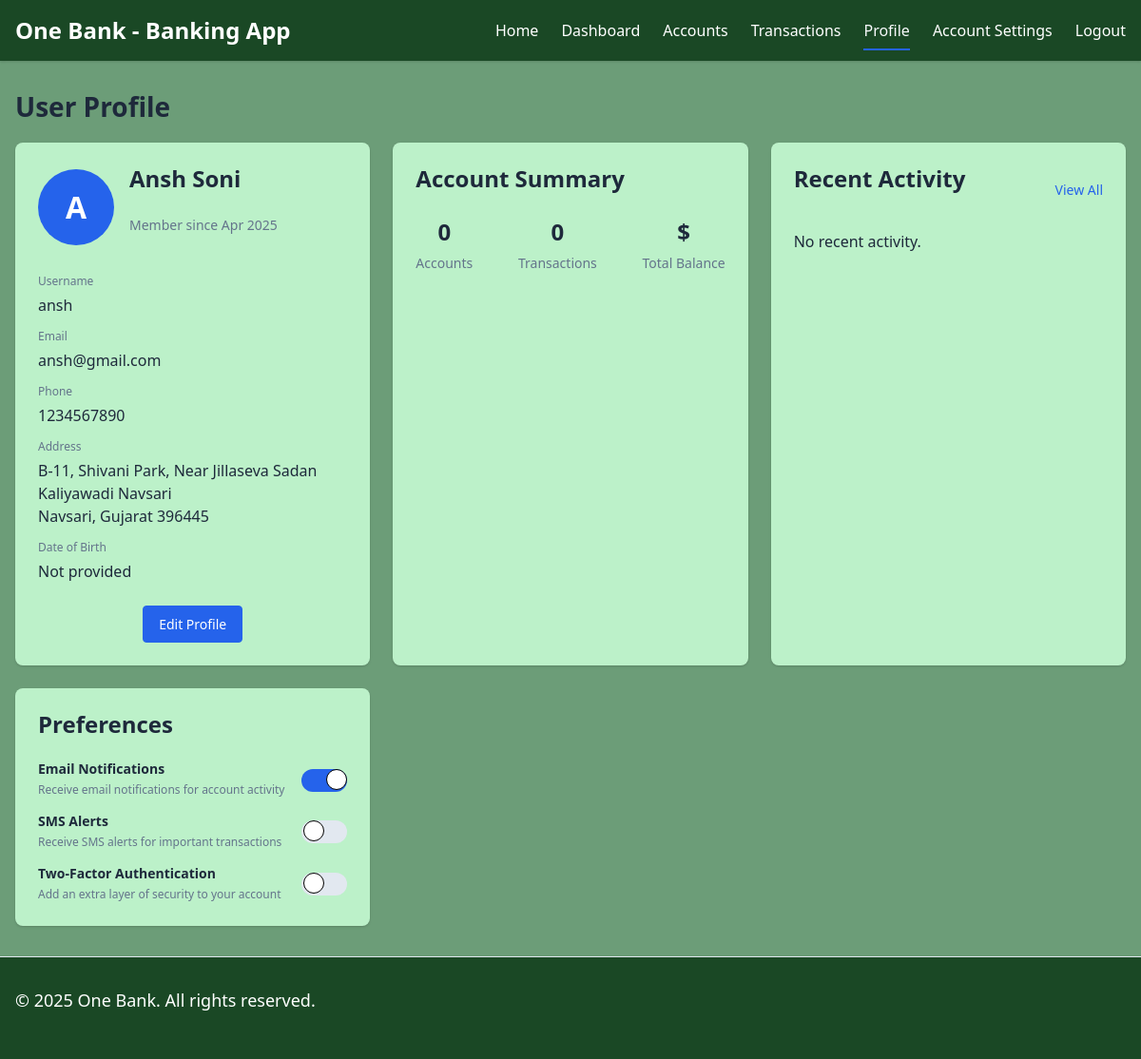
The page /profile (signed in) on the database as committed earlier.
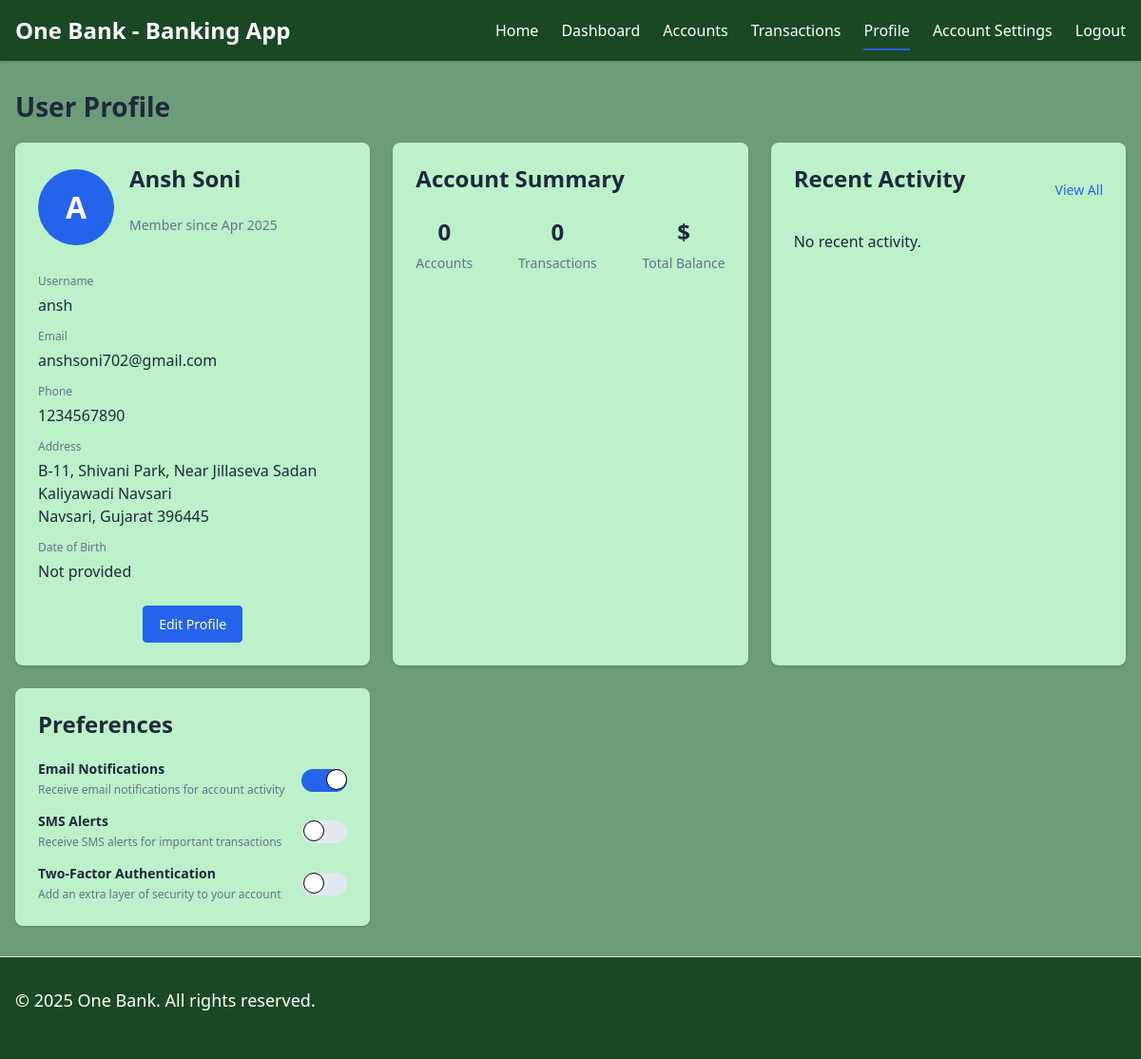
The same page on the database as committed later.
### models.py (models this page shows, shortened)
class User(UserMixin, Base):
    __tablename__ = 'users'
    id = Column(Integer, primary_key=True)
    username = Column(String(64), unique=True, nullable=False)
    email = Column(String(120), unique=True, nullable=False)
    password_hash = Column(String(128), nullable=False)
    is_active = Column(Boolean, default=True)
    created_at = Column(DateTime, default=datetime.utcnow)
    last_seen = Column(DateTime, default=datetime.utcnow)
    profile = relationship("UserProfile", backref="user", uselist=False)
    accounts = relationship("Account", backref="user")
    transactions = relationship("Transaction", backref="user")
    login_history = relationship("LoginHistory", backref="user")
    notifications = relationship("Notification", backref="user")

### app.py (the view)
@app.route('/profile')
@login_required
def profile():
    from models import UserProfile
    user_profile = UserProfile.query.filter_by(user_id=current_user.id).first()
    return render_template('profile.html', profile=user_profile)

### app.py (called while the page is built)
@login_manager.user_loader
def load_user(user_id):
    return User.query.get(int(user_id))

@app.teardown_appcontext
def shutdown_session(exception=None):
    db_session.remove()

@app.before_request
def before_request():
    g.user = current_user
    if current_user.is_authenticated:
        current_user.last_seen = datetime.utcnow()
        db_session.commit()

### templates/profile.html (shortened to what the changed rows need)
<!DOCTYPE html>
<html lang="en">
<head>
    <link rel="stylesheet" href="{{ url_for('static', filename='css/styles.css') }}">
</head>
<body>
    <header>
        <div class="container">
            <div class="logo">
                <h1>One Bank - Banking App</h1>
            </div>
        </div>
    </header>
    <main>
        <section class="profile">
            <div class="container">
                <h2>User Profile</h2>
                <div class="profile-grid">
                    <div class="profile-card user-info">
                        <div class="profile-header">
                            <div class="profile-avatar">
                                {% if profile and profile.profile_picture %}
                                    <img src="{{ profile.profile_picture }}" alt="Profile Picture">
                                {% else %}
                                    <div class="avatar-placeholder">
                                        {{ current_user.username[0].upper() }}
                                    </div>
                                {% endif %}
                            </div>
                            <div class="profile-name">
                                <h3>
                                    {% if profile %}
                                        {{ profile.first_name }} {{ profile.last_name }}
                                    {% else %}
                                        {{ current_user.username }}
                                    {% endif %}
                                </h3>
                                <p class="user-since">Member since {{ current_user.created_at.strftime('%b %Y') }}</p>
                            </div>
                        </div>
                        <div class="profile-details">
                            <div class="detail-item">
                                <span class="detail-label">Username</span>
                                <span class="detail-value">{{ current_user.username }}</span>
                            </div>
                            <div class="detail-item">
                                <span class="detail-label">Email</span>
                                <span class="detail-value">{{ current_user.email }}</span>
                            </div>
                        </div>
                    </div>
                </div>
            </div>
        </section>
    </main>
</body>
</html>

Rows that differ between the two databases and show on the page:
changed User "ansh": email "ansh@gmail.com" → "anshsoni702@gmail.com"
